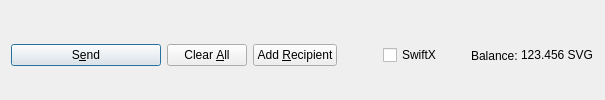
         <widget class="QFrame" name="frame_Send">
          <layout class="QHBoxLayout" name="horizontalLayout">
           <property name="bottomMargin">
            <number>0</number>
           </property>
           <item>
            <widget class="QPushButton" name="sendButton">
             <property name="minimumSize">
              <size>
               <width>150</width>
               <height>0</height>
              </size>
             </property>
             <property name="toolTip">
              <string>Confirm the send action</string>
             </property>
             <property name="text">
              <string>S&amp;end</string>
             </property>
             <property name="icon">
              <iconset resource="../salvage.qrc">
               <normaloff>:/icons/send</normaloff>:/icons/send</iconset>
             </property>
             <property name="autoDefault">
              <bool>false</bool>
             </property>
             <property name="default">
              <bool>true</bool>
             </property>
            </widget>
           </item>
           <item>
            <widget class="QPushButton" name="clearButton">
             <property name="sizePolicy">
              <sizepolicy hsizetype="Minimum" vsizetype="Fixed">
               <horstretch>0</horstretch>
               <verstretch>0</verstretch>
              </sizepolicy>
             </property>
             <property name="toolTip">
              <string>Clear all fields of the form.</string>
             </property>
             <property name="text">
              <string>Clear &amp;All</string>
             </property>
             <property name="icon">
              <iconset resource="../salvage.qrc">
               <normaloff>:/icons/remove</normaloff>:/icons/remove</iconset>
             </property>
             <property name="autoDefault">
              <bool>false</bool>
             </property>
            </widget>
           </item>
           <item>
            <widget class="QPushButton" name="addButton">
             <property name="toolTip">
              <string>Send to multiple recipients at once</string>
             </property>
             <property name="text">
              <string>Add &amp;Recipient</string>
             </property>
             <property name="icon">
              <iconset resource="../salvage.qrc">
               <normaloff>:/icons/add</normaloff>:/icons/add</iconset>
             </property>
             <property name="autoDefault">
              <bool>false</bool>
             </property>
            </widget>
           </item>
           <item>
            <spacer name="horizontalSpacer">
             <property name="orientation">
              <enum>Qt::Horizontal</enum>
             </property>
             <property name="sizeHint" stdset="0">
              <size>
               <width>40</width>
               <height>20</height>
              </size>
             </property>
            </spacer>
           </item>
           <item>
            <layout class="QHBoxLayout" name="horizontalLayout_2">
             <property name="spacing">
              <number>3</number>
             </property>
             <item>
              <widget class="QCheckBox" name="checkSwiftTX">
               <property name="enabled">
                <bool>true</bool>
               </property>
               <property name="minimumSize">
                <size>
                 <width>85</width>
                 <height>0</height>
                </size>
               </property>
               <property name="text">
                <string>SwiftX</string>
               </property>
              </widget>
             </item>
             <item>
              <widget class="QLabel" name="label">
               <property name="text">
                <string>Balance:</string>
               </property>
              </widget>
             </item>
             <item>
              <widget class="QLabel" name="labelBalance">
               <property name="sizePolicy">
                <sizepolicy hsizetype="Preferred" vsizetype="Fixed">
                 <horstretch>0</horstretch>
                 <verstretch>0</verstretch>
                </sizepolicy>
               </property>
               <property name="cursor">
                <cursorShape>IBeamCursor</cursorShape>
               </property>
               <property name="text">
                <string notr="true">123.456 SVG</string>
               </property>
               <property name="textInteractionFlags">
                <set>Qt::LinksAccessibleByMouse|Qt::TextSelectableByKeyboard|Qt::TextSelectableByMouse</set>
               </property>
              </widget>
             </item>
            </layout>
           </item>
          </layout>
         </widget>
